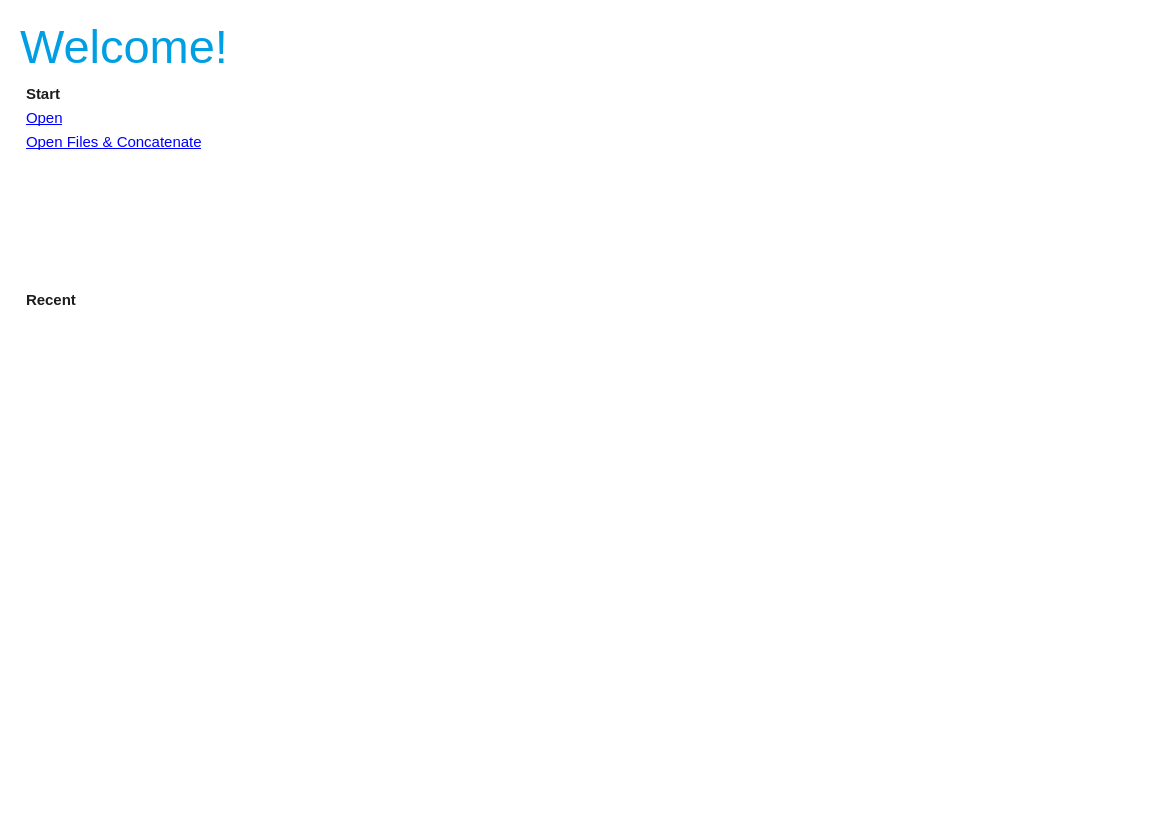
<?xml version="1.0" encoding="UTF-8"?>
<ui version="4.0">
 <class>WelcomePage</class>
 <widget class="QWidget" name="WelcomePage">
  <property name="geometry">
   <rect>
    <x>0</x>
    <y>0</y>
    <width>1161</width>
    <height>813</height>
   </rect>
  </property>
  <property name="sizePolicy">
   <sizepolicy hsizetype="Expanding" vsizetype="Expanding">
    <horstretch>0</horstretch>
    <verstretch>0</verstretch>
   </sizepolicy>
  </property>
  <property name="minimumSize">
   <size>
    <width>600</width>
    <height>400</height>
   </size>
  </property>
  <property name="windowTitle">
   <string>Form</string>
  </property>
  <property name="styleSheet">
   <string notr="true">background-color: rgb(255, 255, 255);</string>
  </property>
  <layout class="QHBoxLayout" name="horizontalLayout">
   <item>
    <widget class="QWidget" name="widget" native="true">
     <layout class="QVBoxLayout" name="verticalLayout">
      <item>
       <widget class="QLabel" name="label">
        <property name="sizePolicy">
         <sizepolicy hsizetype="Preferred" vsizetype="Fixed">
          <horstretch>0</horstretch>
          <verstretch>0</verstretch>
         </sizepolicy>
        </property>
        <property name="font">
         <font>
          <pointsize>35</pointsize>
         </font>
        </property>
        <property name="styleSheet">
         <string notr="true">QLabel{ color: #009FE3;}</string>
        </property>
        <property name="text">
         <string>Welcome!</string>
        </property>
       </widget>
      </item>
      <item>
       <widget class="QWidget" name="startWidget" native="true">
        <property name="sizePolicy">
         <sizepolicy hsizetype="Preferred" vsizetype="Minimum">
          <horstretch>0</horstretch>
          <verstretch>0</verstretch>
         </sizepolicy>
        </property>
        <property name="maximumSize">
         <size>
          <width>16777215</width>
          <height>200</height>
         </size>
        </property>
        <layout class="QVBoxLayout" name="verticalLayout_2">
         <property name="spacing">
          <number>6</number>
         </property>
         <property name="leftMargin">
          <number>6</number>
         </property>
         <property name="topMargin">
          <number>6</number>
         </property>
         <property name="rightMargin">
          <number>6</number>
         </property>
         <property name="bottomMargin">
          <number>6</number>
         </property>
         <item alignment="Qt::AlignTop">
          <widget class="QLabel" name="labelStart">
           <property name="sizePolicy">
            <sizepolicy hsizetype="Preferred" vsizetype="Fixed">
             <horstretch>0</horstretch>
             <verstretch>0</verstretch>
            </sizepolicy>
           </property>
           <property name="font">
            <font>
             <pointsize>11</pointsize>
             <weight>75</weight>
             <bold>true</bold>
            </font>
           </property>
           <property name="styleSheet">
            <string notr="true">QLabel{color: #1D1D1B;}</string>
           </property>
           <property name="text">
            <string>Start</string>
           </property>
          </widget>
         </item>
         <item alignment="Qt::AlignTop">
          <widget class="QLabel" name="labelOpen">
           <property name="sizePolicy">
            <sizepolicy hsizetype="Preferred" vsizetype="Fixed">
             <horstretch>0</horstretch>
             <verstretch>0</verstretch>
            </sizepolicy>
           </property>
           <property name="font">
            <font>
             <pointsize>11</pointsize>
            </font>
           </property>
           <property name="text">
            <string>&lt;a href=&quot;Open&quot;&gt;Open&lt;/a&gt;</string>
           </property>
           <property name="textFormat">
            <enum>Qt::RichText</enum>
           </property>
           <property name="openExternalLinks">
            <bool>false</bool>
           </property>
           <property name="textInteractionFlags">
            <set>Qt::TextBrowserInteraction</set>
           </property>
          </widget>
         </item>
         <item alignment="Qt::AlignTop">
          <widget class="QLabel" name="labelOpenMerge">
           <property name="sizePolicy">
            <sizepolicy hsizetype="Preferred" vsizetype="Fixed">
             <horstretch>0</horstretch>
             <verstretch>0</verstretch>
            </sizepolicy>
           </property>
           <property name="font">
            <font>
             <pointsize>11</pointsize>
            </font>
           </property>
           <property name="text">
            <string>&lt;a href=&quot;OpenAndConcatenate&quot;&gt;Open Files &amp; Concatenate&lt;/a&gt;</string>
           </property>
           <property name="textFormat">
            <enum>Qt::RichText</enum>
           </property>
           <property name="openExternalLinks">
            <bool>false</bool>
           </property>
           <property name="textInteractionFlags">
            <set>Qt::TextBrowserInteraction</set>
           </property>
          </widget>
         </item>
         <item>
          <spacer name="verticalSpacer">
           <property name="orientation">
            <enum>Qt::Vertical</enum>
           </property>
           <property name="sizeHint" stdset="0">
            <size>
             <width>20</width>
             <height>40</height>
            </size>
           </property>
          </spacer>
         </item>
        </layout>
       </widget>
      </item>
      <item>
       <widget class="QWidget" name="recentWidget" native="true">
        <property name="styleSheet">
         <string notr="true">RecentLabel{
	font: 11pt &quot;MS Shell Dlg 2&quot;;
}</string>
        </property>
        <layout class="QVBoxLayout" name="verticalLayout_3">
         <property name="spacing">
          <number>6</number>
         </property>
         <property name="leftMargin">
          <number>6</number>
         </property>
         <property name="topMargin">
          <number>6</number>
         </property>
         <property name="rightMargin">
          <number>6</number>
         </property>
         <property name="bottomMargin">
          <number>6</number>
         </property>
         <item alignment="Qt::AlignTop">
          <widget class="QLabel" name="labelRecent">
           <property name="sizePolicy">
            <sizepolicy hsizetype="Preferred" vsizetype="Fixed">
             <horstretch>0</horstretch>
             <verstretch>0</verstretch>
            </sizepolicy>
           </property>
           <property name="font">
            <font>
             <pointsize>11</pointsize>
             <weight>75</weight>
             <bold>true</bold>
            </font>
           </property>
           <property name="styleSheet">
            <string notr="true">QLabel{color: #1D1D1B;}</string>
           </property>
           <property name="text">
            <string>Recent</string>
           </property>
          </widget>
         </item>
         <item>
          <spacer name="verticalSpacer_2">
           <property name="orientation">
            <enum>Qt::Vertical</enum>
           </property>
           <property name="sizeHint" stdset="0">
            <size>
             <width>20</width>
             <height>40</height>
            </size>
           </property>
          </spacer>
         </item>
        </layout>
       </widget>
      </item>
     </layout>
    </widget>
   </item>
  </layout>
 </widget>
 <resources>
  <include location="OFSResources.qrc"/>
 </resources>
 <connections>
  <connection>
   <sender>labelOpen</sender>
   <signal>linkActivated(QString)</signal>
   <receiver>WelcomePage</receiver>
   <slot>slotOpenLinkActivated(QString)</slot>
   <hints>
    <hint type="sourcelabel">
     <x>87</x>
     <y>97</y>
    </hint>
    <hint type="destinationlabel">
     <x>503</x>
     <y>387</y>
    </hint>
   </hints>
  </connection>
  <connection>
   <sender>labelOpenMerge</sender>
   <signal>linkActivated(QString)</signal>
   <receiver>WelcomePage</receiver>
   <slot>slotOpenMergeLinkActivated(QString)</slot>
   <hints>
    <hint type="sourcelabel">
     <x>87</x>
     <y>161</y>
    </hint>
    <hint type="destinationlabel">
     <x>503</x>
     <y>387</y>
    </hint>
   </hints>
  </connection>
 </connections>
 <slots>
  <slot>slotOpenLinkActivated(QString)</slot>
  <slot>slotOpenMergeLinkActivated(QString)</slot>
 </slots>
</ui>
